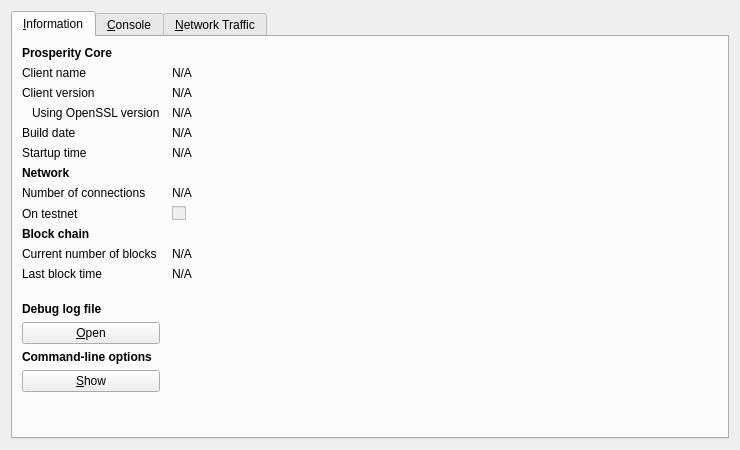
<?xml version="1.0" encoding="UTF-8"?>
<ui version="4.0">
 <class>RPCConsole</class>
 <widget class="QDialog" name="RPCConsole">
  <property name="geometry">
   <rect>
    <x>0</x>
    <y>0</y>
    <width>740</width>
    <height>450</height>
   </rect>
  </property>
  <property name="windowTitle">
   <string>Prosperity - Debug window</string>
  </property>
  <layout class="QVBoxLayout" name="verticalLayout_2">
   <item>
    <widget class="QTabWidget" name="tabWidget">
     <property name="currentIndex">
      <number>0</number>
     </property>
     <widget class="QWidget" name="tab_info">
      <attribute name="title">
       <string>&amp;Information</string>
      </attribute>
      <layout class="QGridLayout" name="gridLayout" columnstretch="0,1">
       <property name="horizontalSpacing">
        <number>12</number>
       </property>
       <item row="0" column="0">
        <widget class="QLabel" name="label_9">
         <property name="font">
          <font>
           <weight>75</weight>
           <bold>true</bold>
          </font>
         </property>
         <property name="text">
          <string>Prosperity Core</string>
         </property>
        </widget>
       </item>
       <item row="1" column="0">
        <widget class="QLabel" name="label_5">
         <property name="text">
          <string>Client name</string>
         </property>
        </widget>
       </item>
       <item row="1" column="1">
        <widget class="QLabel" name="clientName">
         <property name="cursor">
          <cursorShape>IBeamCursor</cursorShape>
         </property>
         <property name="text">
          <string>N/A</string>
         </property>
         <property name="textFormat">
          <enum>Qt::PlainText</enum>
         </property>
         <property name="textInteractionFlags">
          <set>Qt::LinksAccessibleByMouse|Qt::TextSelectableByKeyboard|Qt::TextSelectableByMouse</set>
         </property>
        </widget>
       </item>
       <item row="2" column="0">
        <widget class="QLabel" name="label_6">
         <property name="text">
          <string>Client version</string>
         </property>
        </widget>
       </item>
       <item row="2" column="1">
        <widget class="QLabel" name="clientVersion">
         <property name="cursor">
          <cursorShape>IBeamCursor</cursorShape>
         </property>
         <property name="text">
          <string>N/A</string>
         </property>
         <property name="textFormat">
          <enum>Qt::PlainText</enum>
         </property>
         <property name="textInteractionFlags">
          <set>Qt::LinksAccessibleByMouse|Qt::TextSelectableByKeyboard|Qt::TextSelectableByMouse</set>
         </property>
        </widget>
       </item>
       <item row="3" column="0">
        <widget class="QLabel" name="label_14">
         <property name="text">
          <string>Using OpenSSL version</string>
         </property>
         <property name="indent">
          <number>10</number>
         </property>
        </widget>
       </item>
       <item row="3" column="1">
        <widget class="QLabel" name="openSSLVersion">
         <property name="cursor">
          <cursorShape>IBeamCursor</cursorShape>
         </property>
         <property name="text">
          <string>N/A</string>
         </property>
         <property name="textFormat">
          <enum>Qt::PlainText</enum>
         </property>
         <property name="textInteractionFlags">
          <set>Qt::LinksAccessibleByMouse|Qt::TextSelectableByKeyboard|Qt::TextSelectableByMouse</set>
         </property>
        </widget>
       </item>
       <item row="4" column="0">
        <widget class="QLabel" name="label_12">
         <property name="text">
          <string>Build date</string>
         </property>
        </widget>
       </item>
       <item row="4" column="1">
        <widget class="QLabel" name="buildDate">
         <property name="cursor">
          <cursorShape>IBeamCursor</cursorShape>
         </property>
         <property name="text">
          <string>N/A</string>
         </property>
         <property name="textFormat">
          <enum>Qt::PlainText</enum>
         </property>
         <property name="textInteractionFlags">
          <set>Qt::LinksAccessibleByMouse|Qt::TextSelectableByKeyboard|Qt::TextSelectableByMouse</set>
         </property>
        </widget>
       </item>
       <item row="5" column="0">
        <widget class="QLabel" name="label_13">
         <property name="text">
          <string>Startup time</string>
         </property>
        </widget>
       </item>
       <item row="5" column="1">
        <widget class="QLabel" name="startupTime">
         <property name="cursor">
          <cursorShape>IBeamCursor</cursorShape>
         </property>
         <property name="text">
          <string>N/A</string>
         </property>
         <property name="textFormat">
          <enum>Qt::PlainText</enum>
         </property>
         <property name="textInteractionFlags">
          <set>Qt::LinksAccessibleByMouse|Qt::TextSelectableByKeyboard|Qt::TextSelectableByMouse</set>
         </property>
        </widget>
       </item>
       <item row="6" column="0">
        <widget class="QLabel" name="label_11">
         <property name="font">
          <font>
           <weight>75</weight>
           <bold>true</bold>
          </font>
         </property>
         <property name="text">
          <string>Network</string>
         </property>
        </widget>
       </item>
       <item row="7" column="0">
        <widget class="QLabel" name="label_7">
         <property name="text">
          <string>Number of connections</string>
         </property>
        </widget>
       </item>
       <item row="7" column="1">
        <widget class="QLabel" name="numberOfConnections">
         <property name="cursor">
          <cursorShape>IBeamCursor</cursorShape>
         </property>
         <property name="text">
          <string>N/A</string>
         </property>
         <property name="textFormat">
          <enum>Qt::PlainText</enum>
         </property>
         <property name="textInteractionFlags">
          <set>Qt::LinksAccessibleByMouse|Qt::TextSelectableByKeyboard|Qt::TextSelectableByMouse</set>
         </property>
        </widget>
       </item>
       <item row="8" column="0">
        <widget class="QLabel" name="label_8">
         <property name="text">
          <string>On testnet</string>
         </property>
        </widget>
       </item>
       <item row="8" column="1">
        <widget class="QCheckBox" name="isTestNet">
         <property name="enabled">
          <bool>false</bool>
         </property>
         <property name="text">
          <string/>
         </property>
        </widget>
       </item>
       <item row="9" column="0">
        <widget class="QLabel" name="label_10">
         <property name="font">
          <font>
           <weight>75</weight>
           <bold>true</bold>
          </font>
         </property>
         <property name="text">
          <string>Block chain</string>
         </property>
        </widget>
       </item>
       <item row="10" column="0">
        <widget class="QLabel" name="label_3">
         <property name="text">
          <string>Current number of blocks</string>
         </property>
        </widget>
       </item>
       <item row="10" column="1">
        <widget class="QLabel" name="numberOfBlocks">
         <property name="cursor">
          <cursorShape>IBeamCursor</cursorShape>
         </property>
         <property name="text">
          <string>N/A</string>
         </property>
         <property name="textFormat">
          <enum>Qt::PlainText</enum>
         </property>
         <property name="textInteractionFlags">
          <set>Qt::LinksAccessibleByMouse|Qt::TextSelectableByKeyboard|Qt::TextSelectableByMouse</set>
         </property>
        </widget>
       </item>
       <item row="11" column="0">
        <widget class="QLabel" name="label_2">
         <property name="text">
          <string>Last block time</string>
         </property>
        </widget>
       </item>
       <item row="11" column="1">
        <widget class="QLabel" name="lastBlockTime">
         <property name="cursor">
          <cursorShape>IBeamCursor</cursorShape>
         </property>
         <property name="text">
          <string>N/A</string>
         </property>
         <property name="textFormat">
          <enum>Qt::PlainText</enum>
         </property>
         <property name="textInteractionFlags">
          <set>Qt::LinksAccessibleByMouse|Qt::TextSelectableByKeyboard|Qt::TextSelectableByMouse</set>
         </property>
        </widget>
       </item>
       <item row="12" column="0">
        <spacer name="verticalSpacer_2">
         <property name="orientation">
          <enum>Qt::Vertical</enum>
         </property>
         <property name="sizeHint" stdset="0">
          <size>
           <width>20</width>
           <height>20</height>
          </size>
         </property>
        </spacer>
       </item>
       <item row="13" column="0">
        <widget class="QLabel" name="labelDebugLogfile">
         <property name="font">
          <font>
           <weight>75</weight>
           <bold>true</bold>
          </font>
         </property>
         <property name="text">
          <string>Debug log file</string>
         </property>
        </widget>
       </item>
       <item row="14" column="0">
        <widget class="QPushButton" name="openDebugLogfileButton">
         <property name="toolTip">
          <string>Open the Prosperity debug log file from the current data directory. This can take a few seconds for large log files.</string>
         </property>
         <property name="text">
          <string>&amp;Open</string>
         </property>
         <property name="autoDefault">
          <bool>false</bool>
         </property>
        </widget>
       </item>
       <item row="15" column="0">
        <widget class="QLabel" name="labelCLOptions">
         <property name="font">
          <font>
           <weight>75</weight>
           <bold>true</bold>
          </font>
         </property>
         <property name="text">
          <string>Command-line options</string>
         </property>
        </widget>
       </item>
       <item row="16" column="0">
        <widget class="QPushButton" name="showCLOptionsButton">
         <property name="toolTip">
          <string>Show the Prosperity help message to get a list with possible Prosperity command-line options.</string>
         </property>
         <property name="text">
          <string>&amp;Show</string>
         </property>
         <property name="autoDefault">
          <bool>false</bool>
         </property>
        </widget>
       </item>
       <item row="17" column="0">
        <spacer name="verticalSpacer">
         <property name="orientation">
          <enum>Qt::Vertical</enum>
         </property>
         <property name="sizeHint" stdset="0">
          <size>
           <width>20</width>
           <height>40</height>
          </size>
         </property>
        </spacer>
       </item>
      </layout>
     </widget>
     <widget class="QWidget" name="tab_console">
      <attribute name="title">
       <string>&amp;Console</string>
      </attribute>
      <layout class="QVBoxLayout" name="verticalLayout_3">
       <property name="spacing">
        <number>3</number>
       </property>
       <item>
        <widget class="QTextEdit" name="messagesWidget">
         <property name="minimumSize">
          <size>
           <width>0</width>
           <height>100</height>
          </size>
         </property>
         <property name="readOnly">
          <bool>true</bool>
         </property>
         <property name="tabKeyNavigation" stdset="0">
          <bool>false</bool>
         </property>
         <property name="columnCount" stdset="0">
          <number>2</number>
         </property>
        </widget>
       </item>
       <item>
        <layout class="QHBoxLayout" name="horizontalLayout">
         <property name="spacing">
          <number>3</number>
         </property>
         <item>
          <widget class="QLabel" name="label">
           <property name="text">
            <string notr="true">&gt;</string>
           </property>
          </widget>
         </item>
         <item>
          <widget class="QLineEdit" name="lineEdit"/>
         </item>
         <item>
          <widget class="QPushButton" name="clearButton">
           <property name="maximumSize">
            <size>
             <width>24</width>
             <height>24</height>
            </size>
           </property>
           <property name="toolTip">
            <string>Clear console</string>
           </property>
           <property name="text">
            <string/>
           </property>
           <property name="icon">
            <iconset resource="../bitcoin.qrc">
             <normaloff>:/icons/remove</normaloff>:/icons/remove</iconset>
           </property>
           <property name="shortcut">
            <string notr="true">Ctrl+L</string>
           </property>
           <property name="autoDefault">
            <bool>false</bool>
           </property>
          </widget>
         </item>
        </layout>
       </item>
      </layout>
     </widget>
     <widget class="QWidget" name="tab">
      <attribute name="title">
       <string>&amp;Network Traffic</string>
      </attribute>
      <layout class="QHBoxLayout" name="horizontalLayout_3">
       <item>
        <layout class="QVBoxLayout" name="verticalLayout_4">
         <item>
          <widget class="TrafficGraphWidget" name="trafficGraph" native="true">
           <property name="sizePolicy">
            <sizepolicy hsizetype="Expanding" vsizetype="Expanding">
             <horstretch>0</horstretch>
             <verstretch>0</verstretch>
            </sizepolicy>
           </property>
          </widget>
         </item>
         <item>
          <layout class="QHBoxLayout" name="horizontalLayout_2">
           <item>
            <widget class="QSlider" name="sldGraphRange">
             <property name="minimum">
              <number>1</number>
             </property>
             <property name="maximum">
              <number>288</number>
             </property>
             <property name="pageStep">
              <number>12</number>
             </property>
             <property name="value">
              <number>6</number>
             </property>
             <property name="orientation">
              <enum>Qt::Horizontal</enum>
             </property>
            </widget>
           </item>
           <item>
            <widget class="QLabel" name="lblGraphRange">
             <property name="minimumSize">
              <size>
               <width>100</width>
               <height>0</height>
              </size>
             </property>
             <property name="alignment">
              <set>Qt::AlignCenter</set>
             </property>
            </widget>
           </item>
           <item>
            <widget class="QPushButton" name="btnClearTrafficGraph">
             <property name="text">
              <string>&amp;Clear</string>
             </property>
            </widget>
           </item>
          </layout>
         </item>
        </layout>
       </item>
       <item>
        <layout class="QVBoxLayout" name="verticalLayout">
         <item>
          <widget class="QGroupBox" name="groupBox">
           <property name="title">
            <string>Totals</string>
           </property>
           <layout class="QVBoxLayout" name="verticalLayout_5">
            <item>
             <layout class="QHBoxLayout" name="horizontalLayout_4">
              <item>
               <widget class="Line" name="line">
                <property name="sizePolicy">
                 <sizepolicy hsizetype="Fixed" vsizetype="Fixed">
                  <horstretch>0</horstretch>
                  <verstretch>0</verstretch>
                 </sizepolicy>
                </property>
                <property name="minimumSize">
                 <size>
                  <width>10</width>
                  <height>0</height>
                 </size>
                </property>
                <property name="palette">
                 <palette>
                  <active>
                   <colorrole role="Light">
                    <brush brushstyle="SolidPattern">
                     <color alpha="255">
                      <red>0</red>
                      <green>255</green>
                      <blue>0</blue>
                     </color>
                    </brush>
                   </colorrole>
                  </active>
                  <inactive>
                   <colorrole role="Light">
                    <brush brushstyle="SolidPattern">
                     <color alpha="255">
                      <red>0</red>
                      <green>255</green>
                      <blue>0</blue>
                     </color>
                    </brush>
                   </colorrole>
                  </inactive>
                  <disabled>
                   <colorrole role="Light">
                    <brush brushstyle="SolidPattern">
                     <color alpha="255">
                      <red>0</red>
                      <green>255</green>
                      <blue>0</blue>
                     </color>
                    </brush>
                   </colorrole>
                  </disabled>
                 </palette>
                </property>
                <property name="orientation">
                 <enum>Qt::Horizontal</enum>
                </property>
               </widget>
              </item>
              <item>
               <widget class="QLabel" name="label_16">
                <property name="text">
                 <string>In:</string>
                </property>
               </widget>
              </item>
              <item>
               <widget class="QLabel" name="lblBytesIn">
                <property name="minimumSize">
                 <size>
                  <width>50</width>
                  <height>0</height>
                 </size>
                </property>
                <property name="alignment">
                 <set>Qt::AlignRight|Qt::AlignTrailing|Qt::AlignVCenter</set>
                </property>
               </widget>
              </item>
             </layout>
            </item>
            <item>
             <layout class="QHBoxLayout" name="horizontalLayout_5">
              <item>
               <widget class="Line" name="line_2">
                <property name="sizePolicy">
                 <sizepolicy hsizetype="Fixed" vsizetype="Fixed">
                  <horstretch>0</horstretch>
                  <verstretch>0</verstretch>
                 </sizepolicy>
                </property>
                <property name="minimumSize">
                 <size>
                  <width>10</width>
                  <height>0</height>
                 </size>
                </property>
                <property name="palette">
                 <palette>
                  <active>
                   <colorrole role="Light">
                    <brush brushstyle="SolidPattern">
                     <color alpha="255">
                      <red>255</red>
                      <green>0</green>
                      <blue>0</blue>
                     </color>
                    </brush>
                   </colorrole>
                  </active>
                  <inactive>
                   <colorrole role="Light">
                    <brush brushstyle="SolidPattern">
                     <color alpha="255">
                      <red>255</red>
                      <green>0</green>
                      <blue>0</blue>
                     </color>
                    </brush>
                   </colorrole>
                  </inactive>
                  <disabled>
                   <colorrole role="Light">
                    <brush brushstyle="SolidPattern">
                     <color alpha="255">
                      <red>255</red>
                      <green>0</green>
                      <blue>0</blue>
                     </color>
                    </brush>
                   </colorrole>
                  </disabled>
                 </palette>
                </property>
                <property name="orientation">
                 <enum>Qt::Horizontal</enum>
                </property>
               </widget>
              </item>
              <item>
               <widget class="QLabel" name="label_17">
                <property name="text">
                 <string>Out:</string>
                </property>
               </widget>
              </item>
              <item>
               <widget class="QLabel" name="lblBytesOut">
                <property name="minimumSize">
                 <size>
                  <width>50</width>
                  <height>0</height>
                 </size>
                </property>
                <property name="alignment">
                 <set>Qt::AlignRight|Qt::AlignTrailing|Qt::AlignVCenter</set>
                </property>
               </widget>
              </item>
             </layout>
            </item>
            <item>
             <spacer name="verticalSpacer_4">
              <property name="orientation">
               <enum>Qt::Vertical</enum>
              </property>
              <property name="sizeHint" stdset="0">
               <size>
                <width>20</width>
                <height>407</height>
               </size>
              </property>
             </spacer>
            </item>
           </layout>
          </widget>
         </item>
        </layout>
       </item>
      </layout>
     </widget>
    </widget>
   </item>
  </layout>
 </widget>
 <customwidgets>
  <customwidget>
   <class>TrafficGraphWidget</class>
   <extends>QWidget</extends>
   <header>trafficgraphwidget.h</header>
   <container>1</container>
   <slots>
    <slot>clear()</slot>
   </slots>
  </customwidget>
 </customwidgets>
 <resources>
  <include location="../bitcoin.qrc"/>
 </resources>
 <connections/>
</ui>
